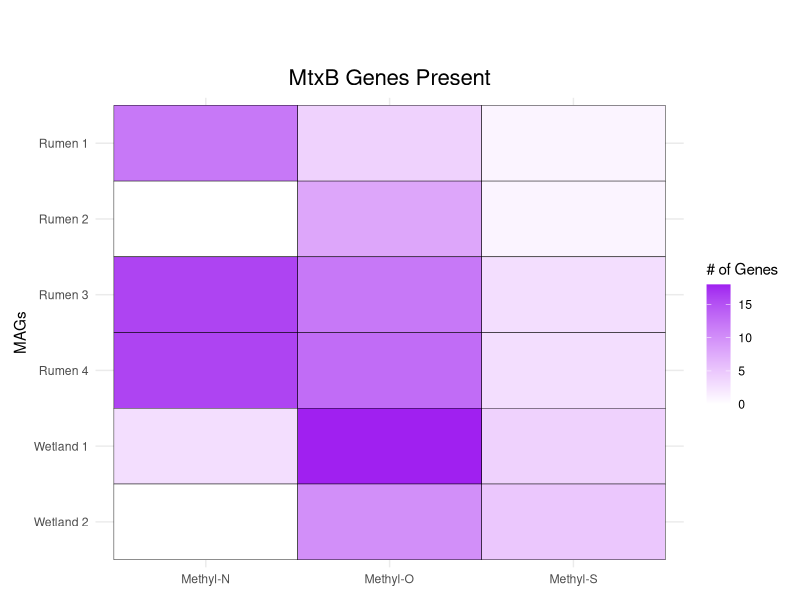

Reproduce this figure in R.
#load in relevant libraries
library(dplyr)
library(ggplot2)
library(tidyverse)
library(reshape2)

#Read the csv into a dataframe and change one of the column headers to be easier to read
MethylPotential <- read.csv("TR_Metabolism_Summary_METHYL_MtxBTrim.csv")
colnames(MethylPotential)[colnames(MethylPotential) == "X.Rumen.1."] <- "Rumen.1"

#Group by Methyl-Potential and sum the values 
MethylPotentialSummed <- MethylPotential %>% group_by(module) %>% 
  summarise(Rumen_1 = sum(Rumen.1), Rumen_2 = sum(Rumen.2), 
            Rumen_3 = sum(Rumen.3), Rumen_4 = sum(Rumen.4), Wetland_1 = sum(Wetland.1), Wetland_2 = sum(Wetland.2))

#Transpose MethylPotentialSummed to switch the rows and columns
TransMethylPotentialSummed <- as.data.frame(t(MethylPotentialSummed))

#Remove first row and move categories to column headers
colnames(TransMethylPotentialSummed) <- c("Methyl-N", "Methyl-O", "Methyl-S")
TransMethylPotentialSummed <- TransMethylPotentialSummed[-1, ]

#Save a vector as the row names of Trans Methyl and add the vector as a column. Move the column to the first position
mag_names <- row.names(TransMethylPotentialSummed)
TransMethylPotentialSummed$MAGs <- mag_names
TransMethylPotentialSummed <- TransMethylPotentialSummed %>% select(MAGs, everything())

#Melt the dataframe into a long format for use in a heatmap in ggplot using the new column "MAGs" as the identifier to sort by
MeltMethylPotential <- melt(TransMethylPotentialSummed, id.vars = "MAGs")

#Convert values to a numeric vector
MeltMethylPotential$value <- as.numeric(as.character(MeltMethylPotential$value))
#Change MAGs so they look nicer on the plot 
MeltMethylPotential$MAGs <- c("Rumen 1", "Rumen 2", "Rumen 3", "Rumen 4", "Wetland 1",
                              "Wetland 2", "Rumen 1", "Rumen 2", "Rumen 3", "Rumen 4", 
                              "Wetland 1", "Wetland 2","Rumen 1", "Rumen 2", "Rumen 3", 
                              "Rumen 4", "Wetland 1", "Wetland 2")

#Plot heatmap

ggplot(MeltMethylPotential, aes(x=variable, y=MAGs , fill=value))+
  geom_tile(color='black', lwd=.15, linetype=1)+
  theme_minimal()+
  theme(
    plot.title = element_text(hjust = 0.5, size = 16),
    plot.margin = margin(t = 50, r = 10, b = 10, l = 10, unit = "pt")
  ) +
  scale_fill_continuous(low="white", high="purple", na.value="white")+
  xlab(NULL) + labs(title = "MtxB Genes Present", fill = "# of Genes")+
  scale_y_discrete(limits=rev)
